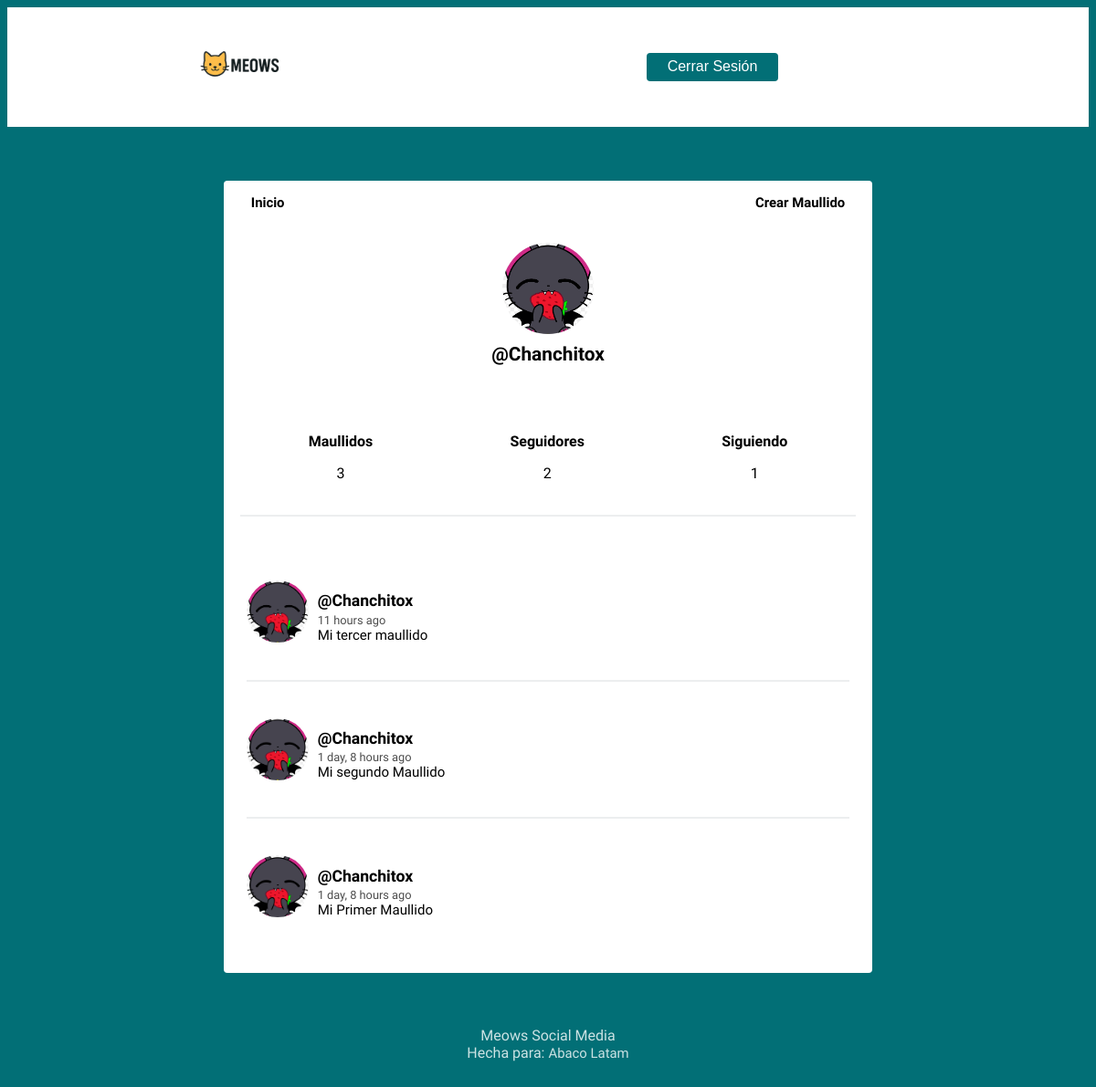
/profile/ (signed in), run on the app's committed database.
### meowApp/models.py (models this page shows, shortened)
class Profile(models.Model):
    user = models.OneToOneField(User, on_delete=models.CASCADE)
    image = models.ImageField(default='evilcat.png')
    def following(self):
        user_ids = Relationship.objects.filter(from_user=self.user).values_list('to_user_id', flat=True)
        return User.objects.filter(id__in= user_ids)
    def followers(self):
        user_ids = Relationship.objects.filter(to_user=self.user).values_list('from_user_id', flat=True)
        return User.objects.filter(id__in= user_ids)

class Post(models.Model):
    user = models.ForeignKey(User, on_delete=models.CASCADE, related_name='posts')
    timestamp = models.DateTimeField(default=timezone.now)
    content = models.CharField(max_length=140)
    class Meta:
        ordering = ['-timestamp']

### meowApp/views.py (the view)
def profile(request, username=None):
    current_user = request.user
    if username and username != current_user.username:
        try:
            user = User.objects.get(username=username)
            posts = user.posts.all()
            is_own_profile = False
        except User.DoesNotExist:
            messages.error(request, f'El usuario "{username}" no fue encontrado.')
            return redirect('feed')
    else:
        posts = current_user.posts.all()
        user = current_user
        is_own_profile = True
    return render(request, 'social/profile.html', {'user':user, 'posts': posts, 'is_own_profile': is_own_profile})

### meowApp/templates/social/profile.html (shortened to what this page needs)
{% extends 'social/feed.html' %}
{% block content %}
<div class="profile">
	<img src="{{ user.profile.image.url }}">
	<h2>@{{ user.username }}</h2>
</div>
<div class="follow">
	<div>
		<h5>Maullidos</h5>
		<p>{{ user.posts.count }}</p>
	</div>
	<div>
		<h5>Seguidores</h5>
		<p>{{ user.profile.followers.count }}</p>
	</div>
	<div>
		<h5>Siguiendo</h5>
		<p>{{ user.profile.following.count }}</p>
	</div>
</div>
{{ block.super }}
{% endblock %}

### meowApp/templates/social/feed.html (shortened to what this page needs)
{% extends 'social/layout.html' %}
{% load humanize %}
{% block content %}
{% for post in posts %}
<article>
    <div class="container-article">
        <img src="{{ post.user.profile.image.url }}">
        <div>
            <h2 class="username"><a href="{% url 'profile' post.user.username %}">@{{ post.user.username }}</a></h2>
            <time data-time="#">{{ post.timestamp|naturaltime }}</time>
            <div class="post">{{ post.content }}</div>
        </div>
    </div>
</article>
{% endfor %}
{% endblock %}

### meowApp/static/style.css (style rules this page uses)
body { background: #026f76; font-size: 62.5%; font-family: 'Varela Round', Helvetica, Arial, serif; }
h5 { font-size: 1rem; margin-bottom: 0; }
p { font-size: 1rem; }
img { object-fit: cover; }
a { font-size: .93rem; text-decoration: none; color: black; }
article { width: 93%; margin: auto; padding: 40px 0; border-bottom: 2px solid #ECEEEF; }
.username { margin-bottom: .2rem; }
.username a { font-size: 1.1rem; }
.container-article { display: flex; }
.container-article img { height: 68px; width: 68px; margin-right: 10px; border-radius: 50%; }
article:last-child { border-bottom: 0; }
time { font-size: .8rem; opacity: .7; }
.post { font-size: .94rem; }
.profile { display: flex; align-items: center; flex-direction: column; }
.profile img { height: 100px; width: 100px; margin-right: 10px; border-radius: 50%; margin: 20px; }
.profile h2 { margin-top: -10px; font-size: 1.3rem; }
.follow { display: flex; width: 95%; justify-content: space-around; margin: 30px auto; text-align: center; border-bottom: 2px solid #ECEEEF; padding-bottom: 20px; }

### data on the page
Post: user.profile.image (picture), user.username "Chanchitox", timestamp "11 hours ago", content "Mi tercer maullido"
Post: user.profile.image (picture), user.username "Chanchitox", timestamp "1 day, 8 hours ago", content "Mi segundo Maullido"
Post: user.profile.image (picture), user.username "Chanchitox", timestamp "1 day, 8 hours ago", content "Mi Primer Maullido"

### other printed values
{{ user.username }} "Chanchitox"
{{ user.posts.count }} "3"
{{ user.profile.followers.count }} "2"
{{ user.profile.following.count }} "1"
